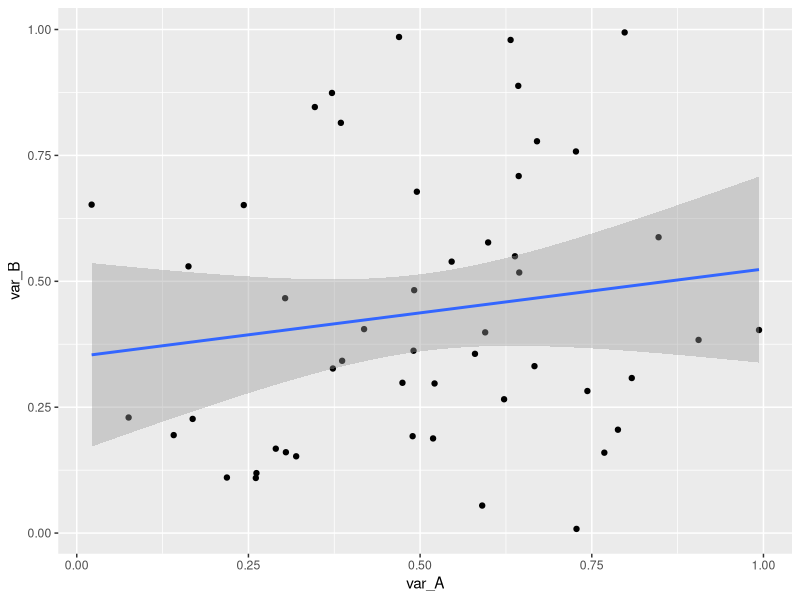
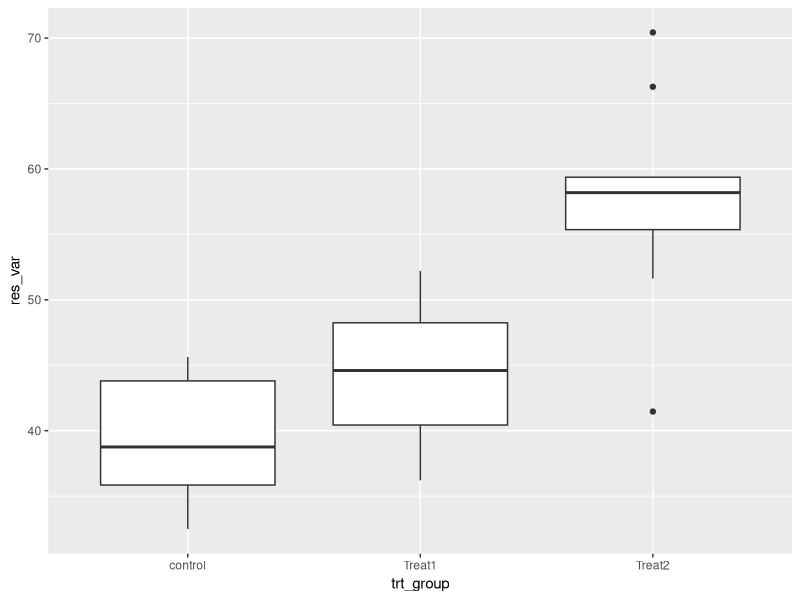
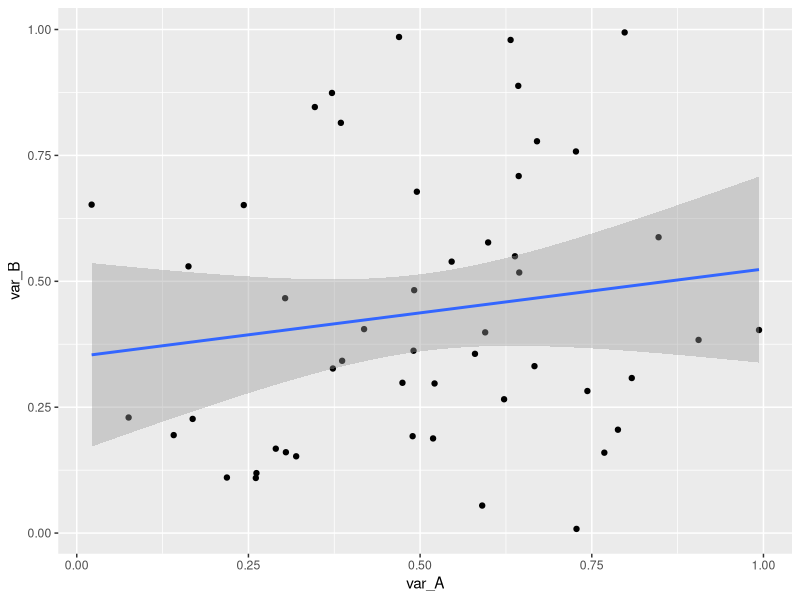
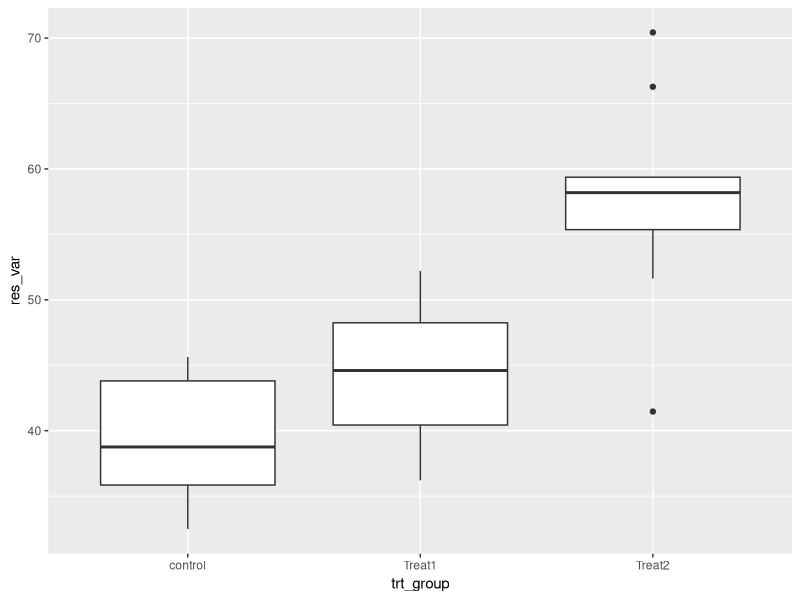

The R script that drew these images, in order: (Note: this script raises an error after producing the figures.)
# Statistical analysis in R
# 17 January 2021
# EMD
#--------------------------
library(tidyverse)

# data frame construction for regression analysis
n <- 50 # number of observations (rows)

var_A <- runif(n) # random uniform (independent)
var_B <- runif(n) # random uniform (dependent)
var_C <- 5.5 + var_A*10 # a noise linear relationship with var_A

ID <- 1:n

reg_data <- data.frame(ID, var_A, var_B, var_C)
head(reg_data)
str(reg_data)

# regression analysis in R
reg_model <- lm(var_B~var_A, data=reg_data)
print(reg_model)
str(reg_model)
head(reg_model$residuals) # contains residuals

# summary has the elements that we need
summary(reg_model)

z <- unlist(summary(reg_model))

reg_stats <- list(intercept = z$coefficients1, 
                  slope = z$coefficients2, 
                  intercept_p = z$coefficients7,
                  slope_p=z$coefficients8,
                  r2=z$r.squared)
print(reg_stats)
reg_stats$r2
reg_stats[[5]]
reg_stats[5] # no this is just a list item

reg_plot <- ggplot(reg_data) + 
            aes(x=var_A, y=var_B) + 
            geom_point() + 
            stat_smooth(method=lm,se=0.99) # default se = 0.95
print(reg_plot)
ggsave(filename="RegressionPlot.pdf",
       plot=reg_plot,
       device="pdf")


# data frame

n_groups <- 3 # number of treatment groups
n_name <- c('control', 'Treat1', 'Treat2') # names of treatment groups
n_size <- c(12, 17, 9) # sample sizes
n_mean <- c(40, 41, 60) # mean responses
n_sd <- c(5,5,5) # Standard deviation of each group

ID <- 1:sum(n_size) # create unique id

res_var <- c(rnorm(n=n_size[1],mean=n_mean[1], sd=n_sd[1]),
             rnorm(n=n_size[2],mean=n_mean[2], sd=n_sd[2]),
             rnorm(n=n_size[3],mean=n_mean[3], sd=n_sd[3]))
trt_group <- rep(n_name, n_size)
ano_data <- data.frame(ID,trt_group,res_var)
head(ano_data)

# analysis of variance in R 
#(one way so it could be a t test if there were two groups)
ano_model <- aov(res_var~trt_group,data=ano_data)
print(ano_model)
z <- summary(ano_model)
print(z)
flat_out <- unlist(z)
ano_stats <- list(f_ratio <- unlist(z)[7], 
                  f_pval <- unlist(z)[9])
print(ano_stats)

# basic ggplot of anova data
ano_plot <- ggplot(ano_data) + aes(x=trt_group, y=res_var) +
  geom_boxplot()
print(ano_plot)
ggsave(filename='ANOVAPlot.pdf',
       plot=ano_plot,
       device = 'pdf')

ggplot(lreg_data) +
  aes(x=x,y=y) +
  geom_point() +
  stat_smooth(method=glm,
              method.args = list(family=binomial))

# Logistic Regression

# construct data frame for logistic regression
x_var <- sort(rgamma(n=200,shape=5,scale=5))
y_var <- sample(rep(c(1,0),each=100),prob=seq_len(200))
lreg_data <- data.frame(ID=1:200, xVar=x_var, yVar=y_var)
head(lreg_data)

# logistic regression analysis
lreg_model <- glm(yVar ~ xVar, 
                  data=lreg_data,
                  family=binomial(link=logit))
summary(lreg_model)
summary(lreg_model)$coefficients

# logistical regression plot
lreg_plot <- ggplot(lreg_data) +
  aes(x=xVar, y=yVar) +
  geom_point() +
  stat_smooth(method=glm,
              method.args=list(family=binomial))
print(lreg_plot)

# contingency data are counts for different classifications

vec_1 <- c(50,66,22)
vec_2 <- c(120,22,30)
data_matrix <- rbind(vec_1,vec_2)
rownames(data_matrix) <- c('Cold', 'Warm')
colnames(data_matrix) <- c('Species1', 'Species2', 'Species3')
print(data_matrix)

# statistical analysis of contingency data
print(chisq.test(data_matrix))

# plotting contingency data
mosaicplot(x=data_matrix,
           col=c('goldenrod', 'grey', 'black'),
           shade = FALSE)

barplot(height=data_matrix,
        beside=TRUE,
        col=c("cornflowerblue","tomato"))

d_frame <- as.data.frame(data_matrix)
head(d_frame)
d_frae <- cbind(d_frame,list(Treatment=c('Cold','Warm')))
head(d_frae)                 
d_frame <- gather(d_frame,
                  key = Species,
                  Species1:Species3,
                  value=Counts)
head(d_frame)

contingency_graph <- ggplot(d_frame,aes(x=Species, y=Counts, fill=Treatment)) + 
  geom_bar(stat='identity',
           position = 'dodge',
           color = I('black')) +
  scale_fill_manual(values=c('cornflowerblue','tomato'))
           
